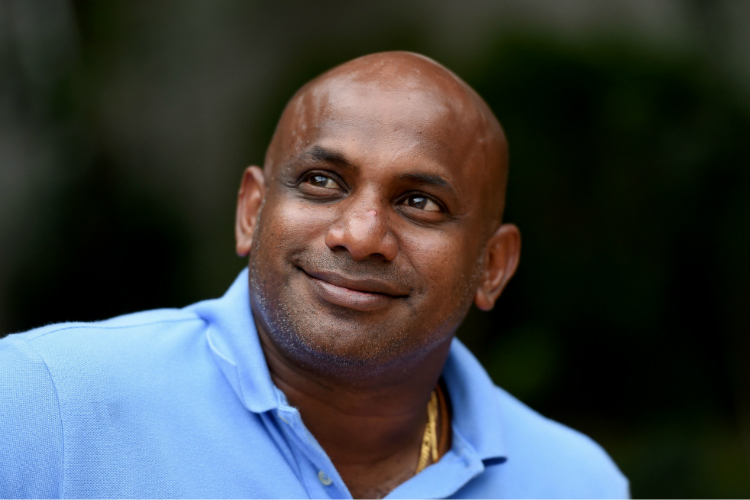
#> input picture model/test_images/jayasuriya.jpg, 750 x 500 px
$ jupyter execute sri_lankan_cricketers_classification.ipynb   (shell and % lines are left out)
#> lines starting #> are read from the running program, lines starting #| are printed output that depends on the picture; after the words box and inside, x2 and y2 are one past the last pixel; in counts of white or black regions, pixels touching at a corner belong together
### Sri Lankan Cricketers Classification

[cell 1]
import numpy as np
import cv2
import matplotlib
from matplotlib import pyplot as plt
from skimage import io

#### (1) Preprocessing: Detect face and eyes
Most of the time we identify a person using a face. An image might contain multiple faces, also the face can be obstructed and not clear. The first step in pre-processing pipeline is to detect faces from an image. Once face is detected , then detect eyes, if two eyes are detected then only keep that image otherwise discard it

[cell 2]
img = cv2.imread('./test_images/jayasuriya.jpg')
#> img is the input picture: shape (500, 750, 3); mean B, G, R 68.3, 67.1, 62.9
img.shape
#> Out = (500, 750, 3)

[cell 3]
plt.imshow(img)

[cell 4]
gray = cv2.cvtColor(img, cv2.COLOR_BGR2GRAY)
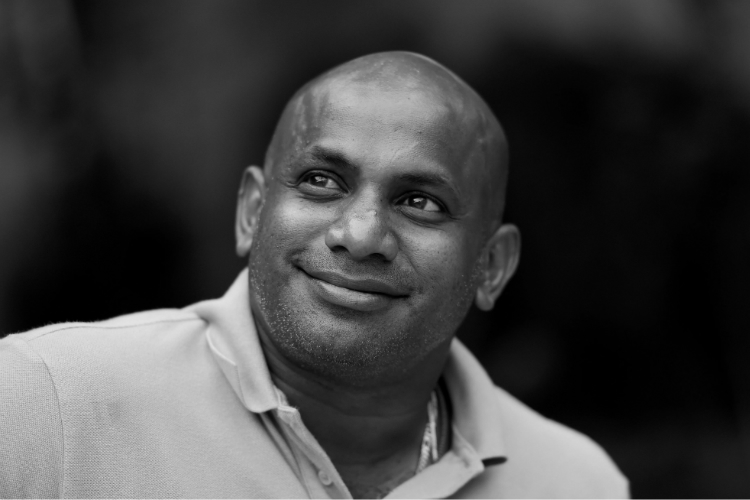
#> gray: shape (500, 750); min 0, max 227, mean 66
gray.shape
#> Out = (500, 750)

[cell 5]
plt.imshow(gray, cmap='gray')

[cell 6]
face_cascade = cv2.CascadeClassifier('./opencv/haarcascades/haarcascade_frontalface_default.xml')
eye_cascade = cv2.CascadeClassifier('./opencv/haarcascades/haarcascade_eye.xml')

faces = face_cascade.detectMultiScale(gray, 1.3, 5)
#> faces = [[223, 72, 297, 297]]
faces
#> Out = [[223, 72, 297, 297]]

[cell 7]
(x,y,w,h) = faces[0]
#> x = 223; y = 72; w = 297; h = 297
x,y,w,h
#> Out = (223, 72, 297, 297)

[cell 8]
face_img = cv2.rectangle(img, (x,y), (x+w,y+h), (255,0,0), 2)
plt.imshow(face_img)

[cell 9]
cv2.destroyAllWindows()
for (x,y,w,h) in faces:
    face_img = cv2.rectangle(img,(x,y),(x+w,y+h),(255,0,0),2)
    roi_gray = gray[y:y+h, x:x+w]
    roi_color = face_img[y:y+h, x:x+w]
    eyes = eye_cascade.detectMultiScale(roi_gray)
    for (ex,ey,ew,eh) in eyes:
        cv2.rectangle(roi_color,(ex,ey),(ex+ew,ey+eh),(0,255,0),2)
#> this loop made 1 pass
#> (x, y, w, h, eyes) on pass 1: (223, 72, 297, 297, [[162, 97, 63, 63], [62, 75, 67, 67]])
#> pass 1, `roi_gray = gray[y:y+h, x:x+w]`:
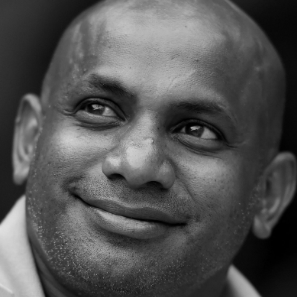
#> roi_gray: shape (297, 297); min 0, max 225, mean 83.1
#> pass 1, `roi_color = face_img[y:y+h, x:x+w]`:
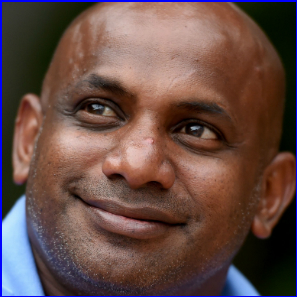
#> roi_color: shape (297, 297, 3); mean B, G, R 69.7, 75.4, 101
#> after the loop:
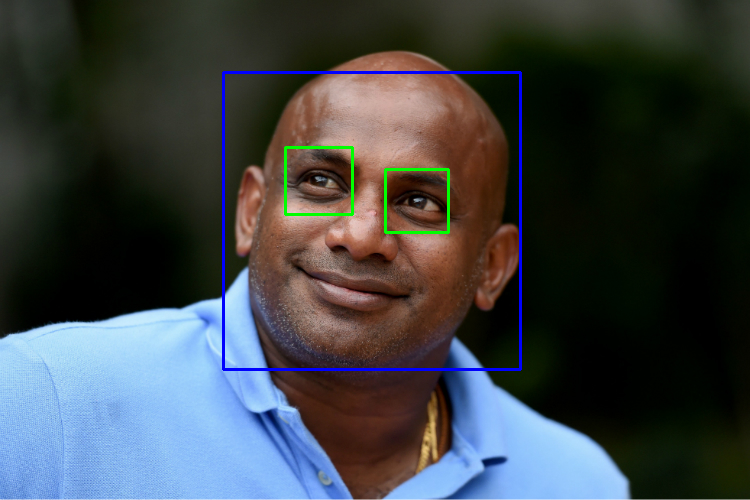
#> img: shape (500, 750, 3); mean B, G, R 69.9, 67.2, 61.8
#> after the loop:
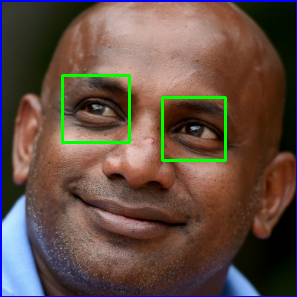
#> roi_color: shape (297, 297, 3); 1.76% of pixels changed, all inside (x1, y1, x2, y2) = (61, 74, 227, 162)

plt.figure()
plt.imshow(face_img, cmap='gray')
plt.show()
